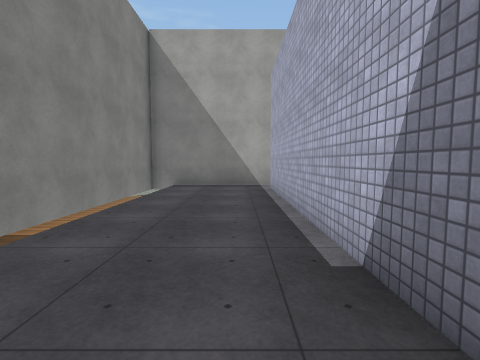
view 1 (above)

16 first-person views from a walk through a scene from a Unity 3-D project. The camera is 1.5 m above the floor, tilts 4° down and sees 85° across. The floor is counted in squares, 2 m on a side. Each view is taken from the middle of a square. On the plan, view 1 faces up. The plan holds only what a view shows up to about 9 squares ahead; the rest is blank. The place goes on beyond the plan. The player character is not drawn. Surface patterns are stand-ins for the level's own textures.

view 2
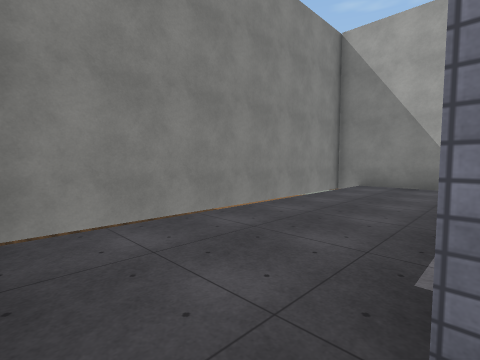

view 3
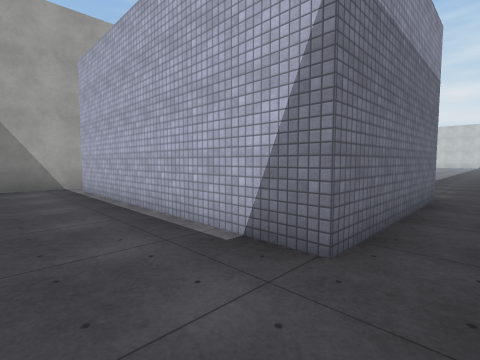

view 4
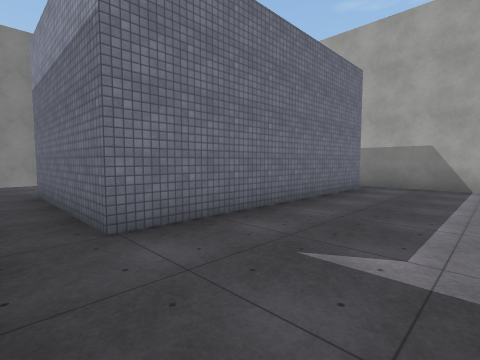

view 5
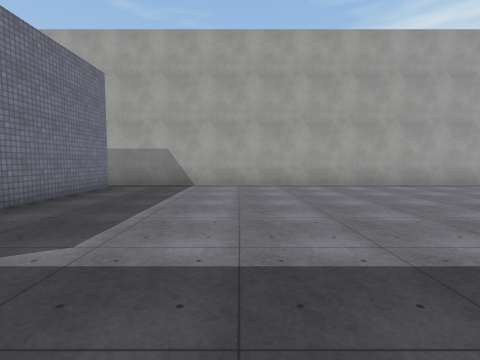

view 6
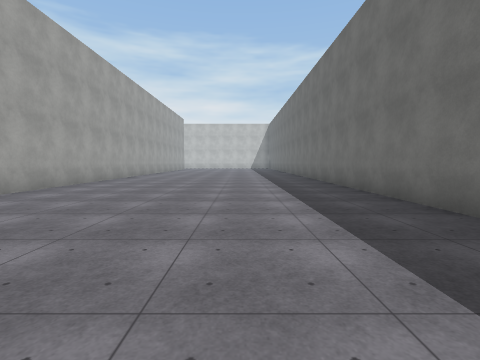

view 7
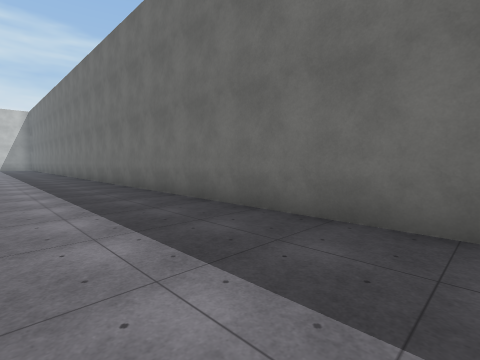

view 8
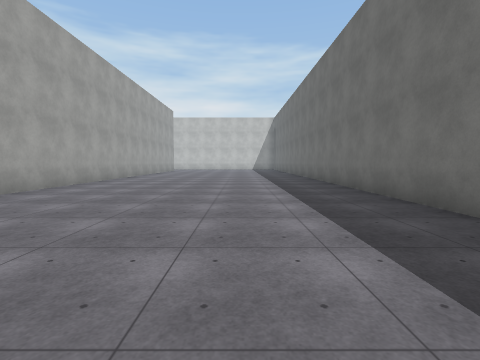

view 9
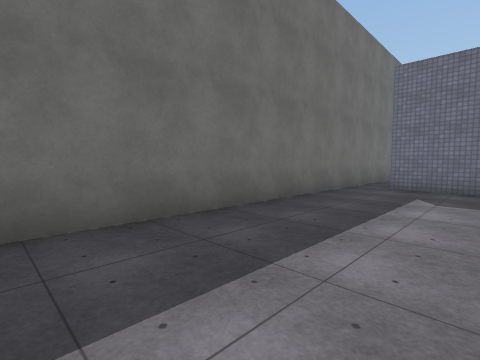

view 10
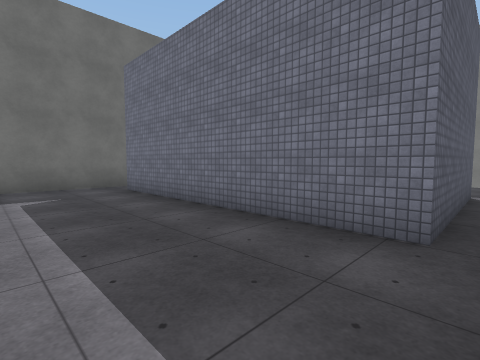

view 11
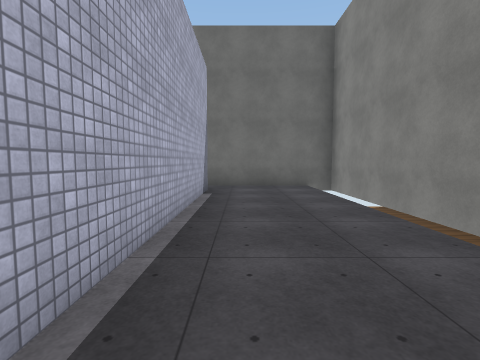

view 12
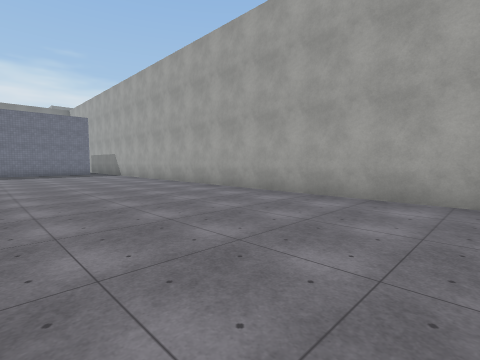

view 13
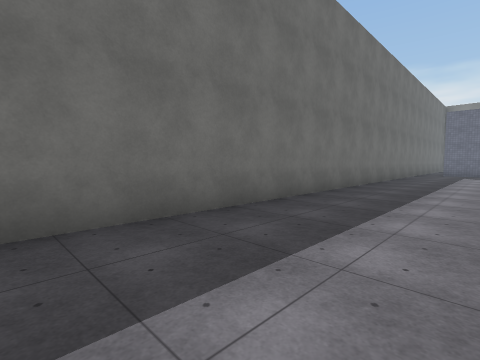

view 14
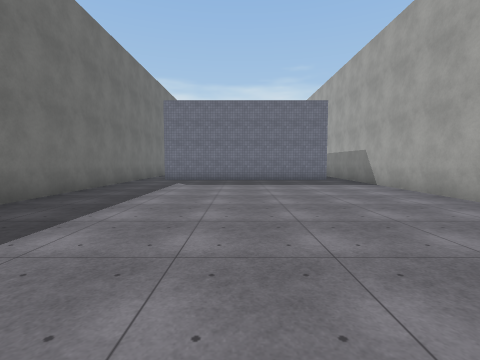

view 15
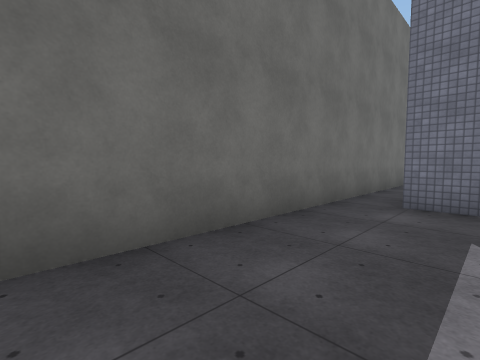

view 16
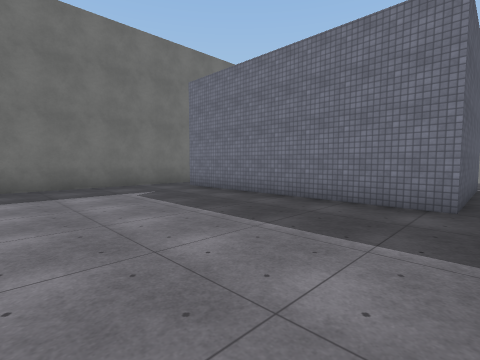

### Floor plan
Points are (right, up) in squares from view 1. A wall is a line through its corners. A room is listed if a view was taken in it or the views show most of it. See-through windows are left out.
Room 1 (views 1, 3, 11)
walls: (0.9, 0.9) (0.9, 7.6); (1.1, 8.4) (-2.9, 8.4) (-2.9, -0.2) (0.6, -0.2)
ways out: opening at (1, 0) to room 2; opening at (1, 8) to room 2
Room 2 (views 2, 4, 5, 6, 7, 8, 9, 10, 12, 13, 14, 15, 16)
walls: (22, 8.4) (4.8, 8.4); (0.9, 7.6) (5.2, 7.6) (5.2, 0.9) (0.9, 0.9); (0.6, -0.2) (22.1, -0.2)
ways out: opening at (1, 0) to room 1; opening at (1, 8) to room 1

Where each view was taken, in squares from view 1:
view 1: 0 up, 0 right, facing up
view 2: 0 up, 1 right, facing up-left
view 3: 0 up, 1 left, facing up-right
view 4: 0 up, 8 right, facing up-left
view 5: 0 up, 9 right, facing up
view 6: 3 up, 9 right, facing right
view 7: 3 up, 10 right, facing down-right
view 8: 3 up, 13 right, facing right
view 9: 3 up, 13 right, facing down-left
view 10: 8 up, 8 right, facing down-left
view 11: 8 up, 0 right, facing down
view 12: 3 up, 22 right, facing up-left
view 13: 3 up, 22 right, facing down-left
view 14: 4 up, 16 right, facing left
view 15: 2 up, 10 right, facing down-left
view 16: 8 up, 10 right, facing down-left
